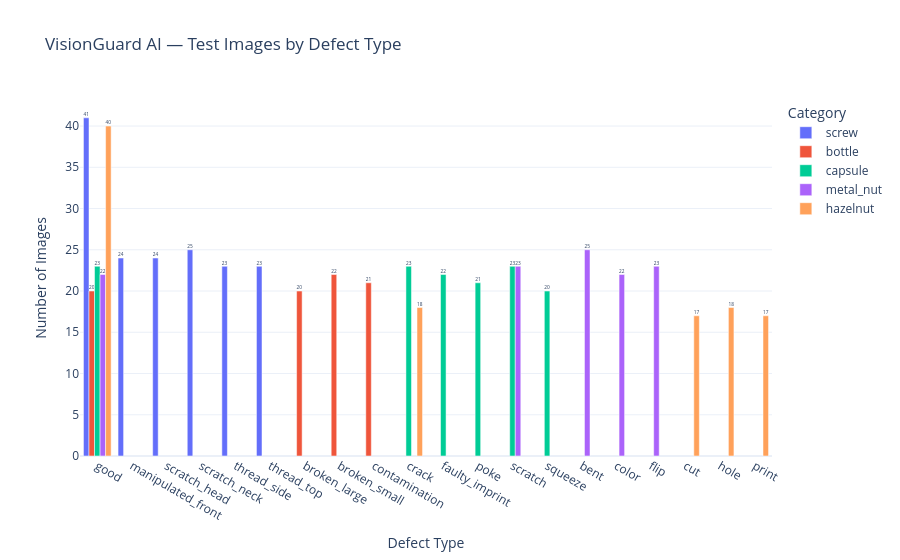

The notebook cell this image was saved under:
### Markdown cell above
### Plot test distribution by defect type

### Code cell
fig = px.bar(
    defect_distribution_df,
    x="Defect Type",
    y="Images",
    color="Category",
    barmode="group",
    title="VisionGuard AI — Test Images by Defect Type",
    text_auto=True,
    template="plotly_white",
)
fig.update_layout(
    xaxis_title="Defect Type",
    yaxis_title="Number of Images",
    legend_title="Category",
)
save_plotly_figure(fig, "VisionGuard AI — Test Images by Defect Type")
fig.show()

### Figure 1 — Plotly figure (JSON) as saved in the notebook; plotly's stock layout.template omitted (floating-point values rounded to 4 significant figures)
{"data": [{"alignmentgroup": "True", "hovertemplate": "Category=screw<br>Defect Type=%{x}<br>Images=%{y}<extra></extra>", "legendgroup": "screw", "marker": {"color": "#636efa", "pattern": {"shape": ""}}, "name": "screw", "offsetgroup": "screw", "orientation": "v", "showlegend": true, "textposition": "auto", "texttemplate": "%{y}", "type": "bar", "x": ["good", "manipulated_front", "scratch_head", "scratch_neck", "thread_side", "thread_top"], "xaxis": "x", "y": [41, 24, 24, 25, 23, 23], "yaxis": "y"}, {"alignmentgroup": "True", "hovertemplate": "Category=bottle<br>Defect Type=%{x}<br>Images=%{y}<extra></extra>", "legendgroup": "bottle", "marker": {"color": "#EF553B", "pattern": {"shape": ""}}, "name": "bottle", "offsetgroup": "bottle", "orientation": "v", "showlegend": true, "textposition": "auto", "texttemplate": "%{y}", "type": "bar", "x": ["broken_large", "broken_small", "contamination", "good"], "xaxis": "x", "y": [20, 22, 21, 20], "yaxis": "y"}, {"alignmentgroup": "True", "hovertemplate": "Category=capsule<br>Defect Type=%{x}<br>Images=%{y}<extra></extra>", "legendgroup": "capsule", "marker": {"color": "#00cc96", "pattern": {"shape": ""}}, "name": "capsule", "offsetgroup": "capsule", "orientation": "v", "showlegend": true, "textposition": "auto", "texttemplate": "%{y}", "type": "bar", "x": ["crack", "faulty_imprint", "good", "poke", "scratch", "squeeze"], "xaxis": "x", "y": [23, 22, 23, 21, 23, 20], "yaxis": "y"}, {"alignmentgroup": "True", "hovertemplate": "Category=metal_nut<br>Defect Type=%{x}<br>Images=%{y}<extra></extra>", "legendgroup": "metal_nut", "marker": {"color": "#ab63fa", "pattern": {"shape": ""}}, "name": "metal_nut", "offsetgroup": "metal_nut", "orientation": "v", "showlegend": true, "textposition": "auto", "texttemplate": "%{y}", "type": "bar", "x": ["bent", "color", "flip", "good", "scratch"], "xaxis": "x", "y": [25, 22, 23, 22, 23], "yaxis": "y"}, {"alignmentgroup": "True", "hovertemplate": "Category=hazelnut<br>Defect Type=%{x}<br>Images=%{y}<extra></extra>", "legendgroup": "hazelnut", "marker": {"color": "#FFA15A", "pattern": {"shape": ""}}, "name": "hazelnut", "offsetgroup": "hazelnut", "orientation": "v", "showlegend": true, "textposition": "auto", "texttemplate": "%{y}", "type": "bar", "x": ["crack", "cut", "good", "hole", "print"], "xaxis": "x", "y": [18, 17, 40, 18, 17], "yaxis": "y"}], "layout": {"barmode": "group", "legend": {"title": {"text": "Category"}, "tracegroupgap": 0}, "title": {"text": "VisionGuard AI — Test Images by Defect Type"}, "xaxis": {"anchor": "y", "domain": [0, 1], "title": {"text": "Defect Type"}}, "yaxis": {"anchor": "x", "domain": [0, 1], "title": {"text": "Number of Images"}}}}
